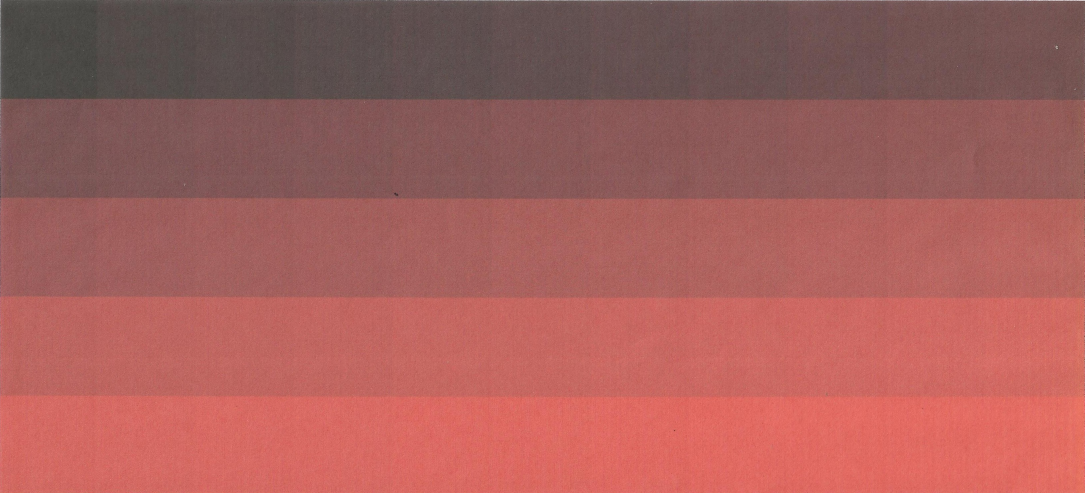
#> input picture OpenCV/img6.jpg, 3253 x 1479 px (shown at 1/3 size)
$ python hist_match.py --source img6.jpg --reference 2.jpg   (older library calls are emulated)
#> lines starting #> are read from the running program, lines starting #| are printed output that depends on the picture
# import the necessary packages
from skimage import exposure
import matplotlib.pyplot as plt
import argparse
import cv2
import time
# construct the argument parser and parse the arguments
ap = argparse.ArgumentParser()
ap.add_argument("-s", "--source", required=True,
	help="path to the input source image")
ap.add_argument("-r", "--reference", required=True,
	help="path to the input reference image")
args = vars(ap.parse_args())
# load the source and reference images
ts = time.time()
print("start time = ",ts)
print("[INFO] loading source and reference images...")
src = cv2.imread(args["source"])
#> src is the input picture: shape (1479, 3253, 3); mean B, G, R 91.7, 95.3, 164.8
ref = cv2.imread(args["reference"])
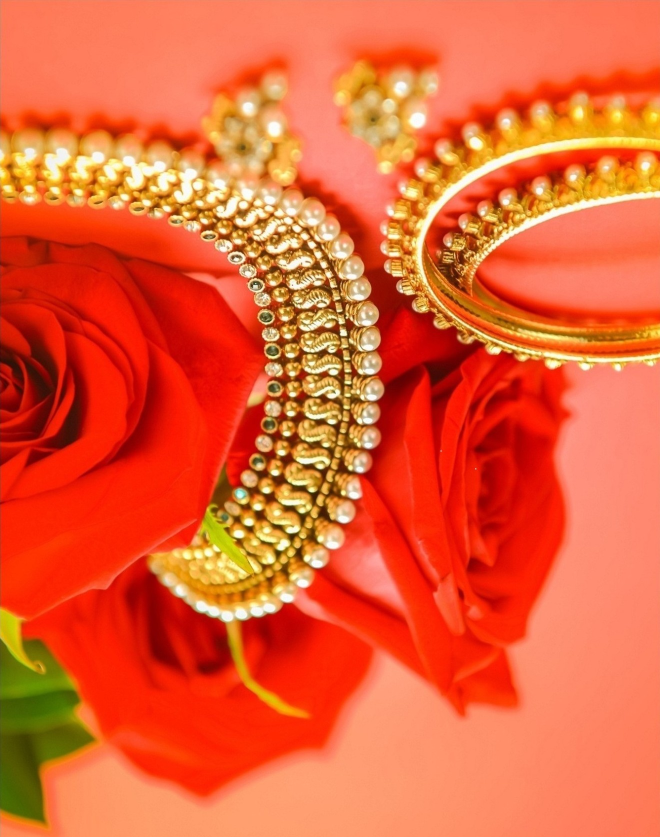
#> input picture OpenCV/2.jpg, 1320 x 1674 px (shown at 1/2 size)
#> ref is the input picture: shape (1674, 1320, 3); mean B, G, R 54, 96.3, 231.4


"""
scale_percent = 35 # percent of original size
width = int(ref.shape[1] * scale_percent / 100)
height = int(ref.shape[0] * scale_percent / 100)
dim = (width, height)
# resize image"""

#height = int(ref.shape[0])
#width = int(ref.shape[1])
width  = 1100
height = 500
dim = (width, height)
ref = cv2.resize(ref,dim,interpolation = cv2.INTER_AREA )
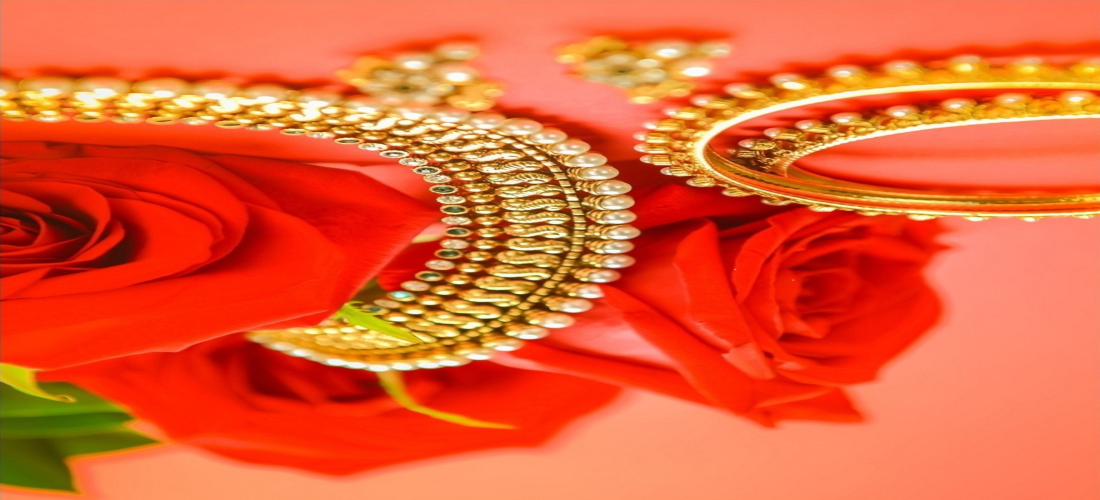
#> ref: shape (500, 1100, 3); mean B, G, R 54, 96.3, 231.4
src = cv2.resize(src,dim,interpolation = cv2.INTER_AREA )
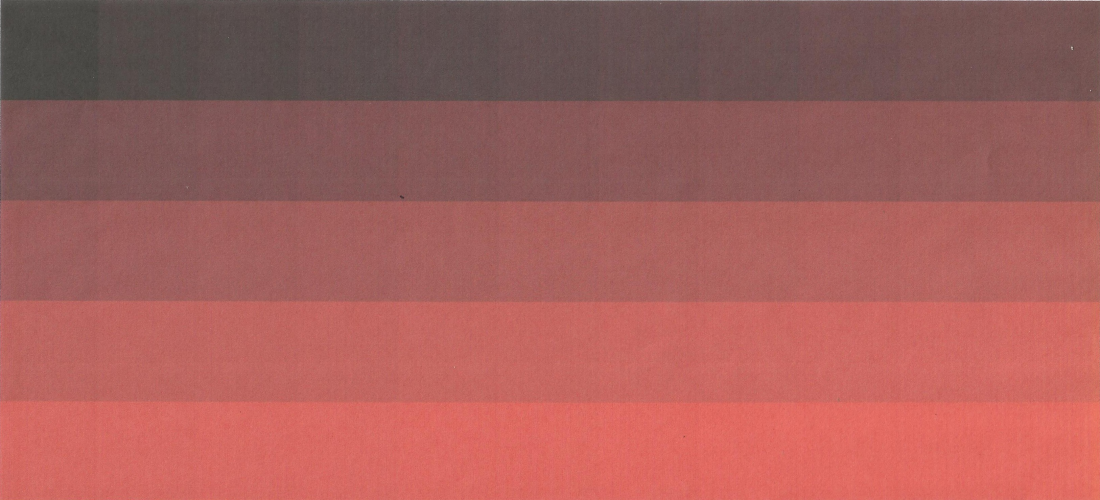
#> src: shape (500, 1100, 3); mean B, G, R 91.7, 95.3, 164.8

# determine if we are performing multichannel histogram matching
# and then perform histogram matching itself
print("[INFO] performing histogram matching...")
multi = True if src.shape[-1] > 1 else False
#> multi = True
matched = exposure.match_histograms(src, ref, multichannel=multi)
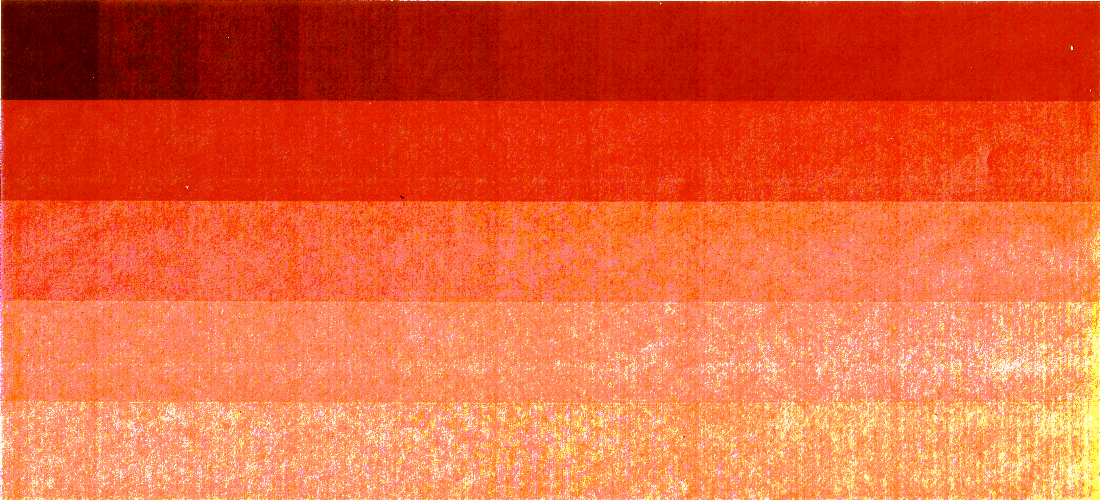
#> matched: shape (500, 1100, 3); mean B, G, R 57, 98.7, 230.9


# show the output images
cv2.imshow("Source", src)
cv2.imshow("Reference", ref)
cv2.imshow("Matched", matched)
diff = cv2.subtract(ref,matched)
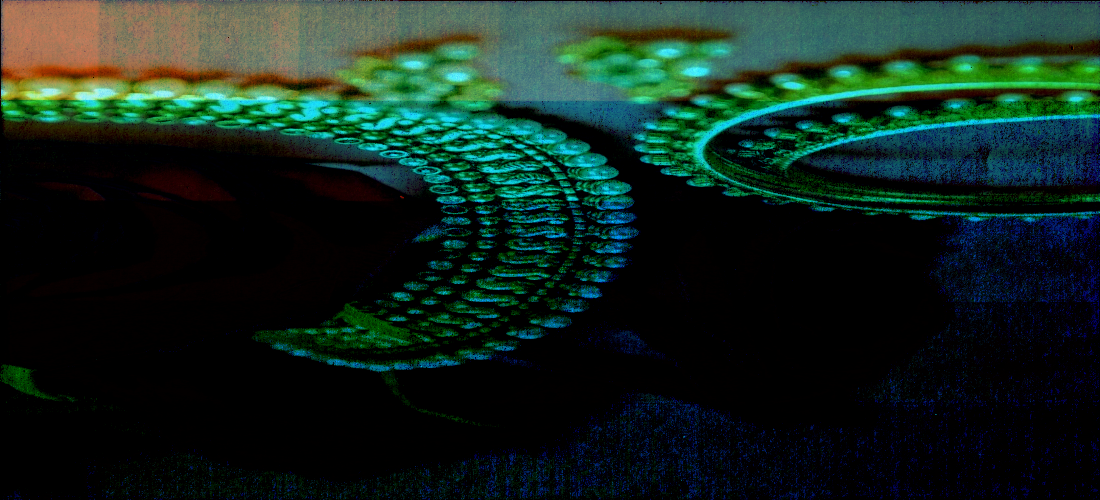
#> diff: shape (500, 1100, 3); mean B, G, R 30.4, 38.6, 18.3
cv2.imshow("difference",diff)
ts = time.time()
print("end time = ",ts)
cv2.waitKey(0)
# construct a figure to display the histogram plots for each channel
# before and after histogram matching was applied
(fig, axs) =  plt.subplots(nrows=3, ncols=3, figsize=(8, 8))
# loop over our source image, reference image, and output matched image
for (i, image) in enumerate((src, ref, matched)):
	# convert the image from BGR to RGB channel ordering
	image = cv2.cvtColor(image, cv2.COLOR_BGR2RGB)
	# loop over the names of the channels in RGB order
	for (j, color) in enumerate(("red", "green", "blue")):
		# compute a histogram for the current channel and plot it
		(hist, bins) = exposure.histogram(image[..., j],
			source_range="dtype")
		axs[j, i].plot(bins, hist / hist.max())
		# compute the cumulative distribution function for the
		# current channel and plot it
		(cdf, bins) = exposure.cumulative_distribution(image[..., j])
		axs[j, i].plot(bins, cdf)
		# set the y-axis label of the current plot to be the name
		# of the current color channel
		axs[j, 0].set_ylabel(color)
#> this loop made 3 passes
# set the axes titles
axs[0, 0].set_title("Source")
axs[0, 1].set_title("Reference")
axs[0, 2].set_title("Matched")
#cv2.imwrite("reference.tif",ref)
#cv2.imwrite("matched.png",matched)
# display the output plots
plt.tight_layout()
plt.show()
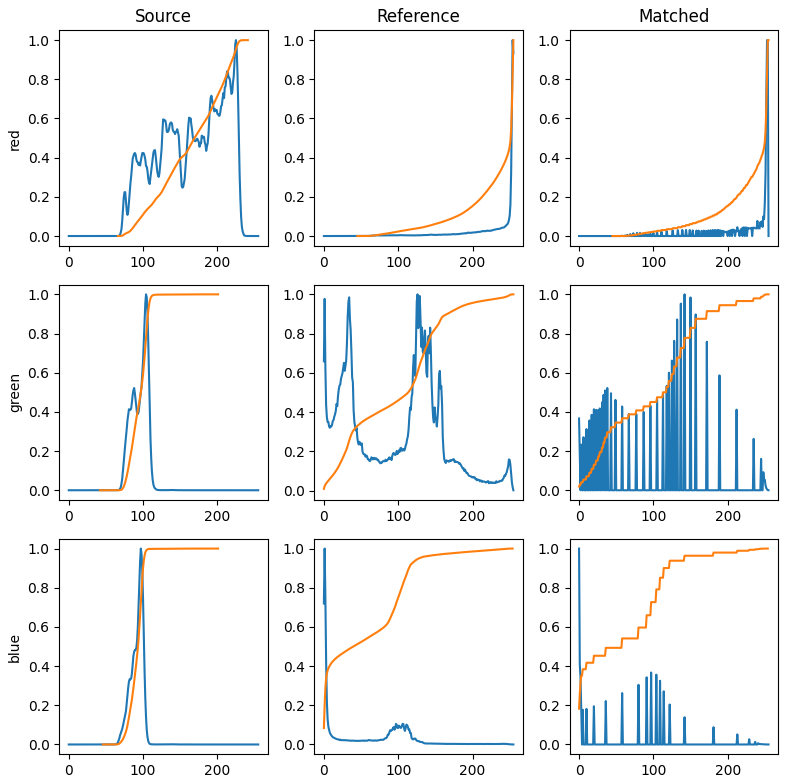
#> figure drawn by matplotlib, 9 panels; panel 1: curve peaks at x = 225, y = 1; panel 1: curve peaks at x = 241, y = 1; panel 2: curve peaks at x = 254, y = 1; panel 2: curve peaks at x = 255, y = 1
